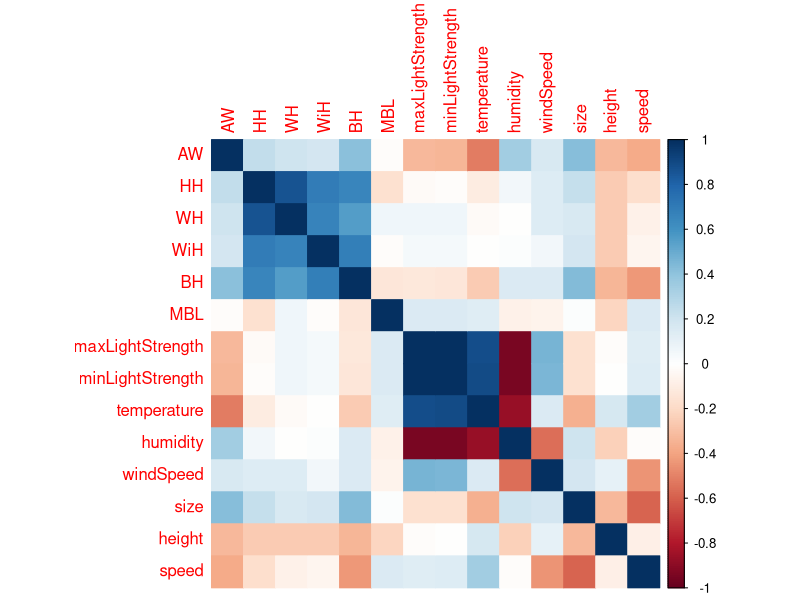

Generate this figure with R: (Note: this script raises an error after producing the figure.)
# for body measurments data summary (table)

library(readxl)
library(dplyr)
library(ggplot2)
library(corrplot)
library(randomForest)
library(writexl)

setwd("/Users/wyw/Documents/Chaper2/github-code/segmentation-3D/data-result/")

#data <- read_excel('results-BM.xlsx')[236:275,]
#data <- read_excel('results-BM.xlsx')[1:235,]
data <- read_excel('results-BM.xlsx')

data$MBL <- as.numeric(data$MBL)
data$height = as.numeric(data$nheight)
data$speed = as.numeric(data$speed)

# 补全windSpeed
#mean_windSpeed <- mean(data$windSpeed, na.rm = TRUE)
#data$windSpeed[is.na(data$windSpeed)] <- mean_windSpeed

summary(data)

cor(data[, c('maxLightStrength', 'minLightStrength')])

# Calculate correlation matrix
correlation_matrix <- cor(data[, c( "AW", 'HH', 'WH', 'WiH', 'BH', 'MBL', 
                                    "maxLightStrength", "minLightStrength", "temperature",
                                    "humidity", "windSpeed", "size", "height", "speed")])

# Visualize correlation matrix
corrplot(correlation_matrix, method = "color")


# Perform linear regression
regression_model <- lm(cbind(AW, HH, WH, WiH, BH, MBL) ~ height + I(height^2) + speed + I(speed^2) + height:speed + maxLightStrength 
                       + minLightStrength + temperature + humidity + windSpeed + size, data = data)
summary(regression_model)

tTest = list()
i=0
for (item in summary(regression_model)) {
  i = i + 1
  tTest = cbind(tTest, item$coefficients[, "Pr(>|t|)"])
}
tTest

# Create the data frame
p_values_df <- data.frame(
  Predictor = rownames(p_values_df),
  model1 = c(5.369331e-09, 0.01649506, 0.1629181, 0.1133112, 0.2216672, 0.3454916, 0.1999987, 0.1725888, 0.1269941, 0.1177414, 0.5759461, 0.4671924),
  model2 = c(1.117222e-25, 0.3452439, 0.790168, 0.2835421, 0.3548962, 0.2021867, 0.3262356, 0.7207494, 0.7963299, 0.0610961, 0.984751, 0.8900728),
  model3 = c(3.474364e-25, 0.4504242, 0.7019816, 0.9286303, 0.929365, 0.1399462, 0.144838, 0.993254, 0.6034266, 0.05417023, 0.7839673, 0.9472979),
  model4 = c(3.026843e-16, 0.2941108, 0.07562915, 0.4126179, 0.4021361, 0.1711812, 0.1628881, 0.7588319, 0.4139602, 0.4180415, 0.3761496, 0.8065396),
  model5 = c(4.618792e-11, 0.8796805, 0.3419173, 0.7862754, 0.3357082, 0.5362766, 0.7706146, 0.2772832, 0.9176636, 0.08117909, 0.07652618, 0.1109913),
  model6 = c(0.0658102, 0.6864948, 0.6111282, 0.400731, 0.6782892, 0.3832519, 0.2566187, 0.4808295, 0.6560879, 0.3268265, 0.3826322, 0.5639676)
)

# Set row names to the predictor variable names
rownames(p_values_df) <- c("(Intercept)", "height", "I(height^2)", "speed", "I(speed^2)", "maxLightStrength", "minLightStrength", "temperature", "humidity", "windSpeed", "size", "height:speed")

# Save the data frame to an Excel file
write_xlsx(p_values_df, '/Users/wyw/Documents/Chaper2/github-code/segmentation-3D/data-result/result-coefficients-1.xlsx')



# Perform linear regression
regression_model <- lm(cbind(AW, HH, WH, WiH, BH, MBL) ~ height + speed + maxLightStrength 
                       + minLightStrength + temperature + humidity + windSpeed + size, data = data)
summary(regression_model)

tTest = list()
i=0
for (item in summary(regression_model)) {
  i = i + 1
  tTest = cbind(tTest, item$coefficients[, "Pr(>|t|)"])
}
tTest

# Create the matrix
p_values_df <- data.frame(
  model1 = c(0.04702739, 0.6831169, 0.6011595, 0.5927728, 0.8540475),
  model2 = c(5.057429e-06, 0.5868181, 0.3844623, 0.7141492, 0.5720589),
  model3 = c(1.018141e-06, 0.5235409, 0.5760727, 0.6632831, 0.1921964),
  model4 = c(4.824695e-06, 0.6849995, 0.5027363, 0.7403495, 0.9916739),
  model5 = c(1.958324e-06, 0.978821, 0.8454449, 0.9492372, 0.9505475),
  model6 = c(0.5696466, 0.5284646, 0.2939594, 0.676825, 0.02405919)
)

# Create a data frame with column names
rownames(p_values_df) <- c("(Intercept)", "height",  "speed", "maxLightStrength", "minLightStrength", "temperature", "humidity", "windSpeed", "size")



# Save the data frame to an Excel file
write_xlsx(p_values_df, '/Users/wyw/Documents/Chaper2/github-code/segmentation-3D/data-result/result-coefficients-4.xlsx')




pDay = data %>%
  filter(height %in% c(8, 10, 15), speed %in% c(3, 5))


regression_model <- lm(cbind(AW, HH, WH, WiH, BH, MBL) ~ height + speed + maxLightStrength 
                       + minLightStrength + temperature + humidity + windSpeed + size, data = pDay)
summary(regression_model)


tTest = list()
i=0
for (item in summary(regression_model)) {
  i = i + 1
  tTest = cbind(tTest, item$coefficients[, "Pr(>|t|)"])
}
tTest

# Create the matrix
p_values_df <- data.frame(
  model1 = c(0.02922232, 0.0378261, 0.2626139, 0.06827454, 0.02476573, 0.01573462, 0.03219295),
  model2 = c(0.6671024, 0.8569418, 0.9704641, 0.9328016, 0.8596048, 0.8076201, 0.1354534),
  model3 = c(0.4917561, 0.3425348, 0.2517057, 0.8827342, 0.3578612, 0.3725563, 0.07897069),
  model4 = c(0.518441, 0.662975, 0.5976906, 0.6064113, 0.6277598, 0.6102932, 0.008935043),
  model5 = c(0.2922935, 0.3827922, 0.8800099, 0.3533593, 0.3475249, 0.3458768, 0.0001656918),
  model6 = c(0.0627336, 0.05573958, 0.09290678, 0.2561844, 0.05458247, 0.05667151, 0.7776912)
)

# Create a data frame with column names
rownames(p_values_df) <- c("(Intercept)", "height",  "speed", "maxLightStrength", "minLightStrength", "temperature", "humidity", "windSpeed", "size")
write_xlsx(p_values_df, '/Users/wyw/Documents/Chaper2/github-code/segmentation-3D/data-result/result-coefficients-5.xlsx')




